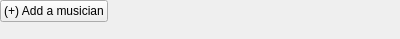
<?xml version="1.0" encoding="UTF-8"?>
<ui version="4.0">
 <class>_musician_table_widget</class>
 <widget class="QWidget" name="_musician_table_widget">
  <property name="geometry">
   <rect>
    <x>0</x>
    <y>0</y>
    <width>400</width>
    <height>39</height>
   </rect>
  </property>
  <layout class="QVBoxLayout" name="verticalLayout">
   <property name="leftMargin">
    <number>0</number>
   </property>
   <property name="topMargin">
    <number>0</number>
   </property>
   <property name="rightMargin">
    <number>0</number>
   </property>
   <property name="bottomMargin">
    <number>0</number>
   </property>
   <item>
    <layout class="QVBoxLayout" name="_musician_table"/>
   </item>
   <item>
    <layout class="QHBoxLayout" name="_add_musician_button_container">
     <property name="spacing">
      <number>0</number>
     </property>
     <property name="leftMargin">
      <number>0</number>
     </property>
     <property name="topMargin">
      <number>0</number>
     </property>
     <property name="rightMargin">
      <number>0</number>
     </property>
     <item>
      <widget class="QPushButton" name="_add_musician_button">
       <property name="cursor">
        <cursorShape>PointingHandCursor</cursorShape>
       </property>
       <property name="focusPolicy">
        <enum>Qt::StrongFocus</enum>
       </property>
       <property name="text">
        <string>(+) Add a musician</string>
       </property>
      </widget>
     </item>
     <item>
      <spacer name="horizontalSpacer">
       <property name="orientation">
        <enum>Qt::Horizontal</enum>
       </property>
       <property name="sizeHint" stdset="0">
        <size>
         <width>40</width>
         <height>20</height>
        </size>
       </property>
      </spacer>
     </item>
    </layout>
   </item>
   <item>
    <spacer name="verticalSpacer">
     <property name="orientation">
      <enum>Qt::Vertical</enum>
     </property>
     <property name="sizeHint" stdset="0">
      <size>
       <width>20</width>
       <height>40</height>
      </size>
     </property>
    </spacer>
   </item>
  </layout>
 </widget>
 <resources/>
 <connections/>
</ui>
